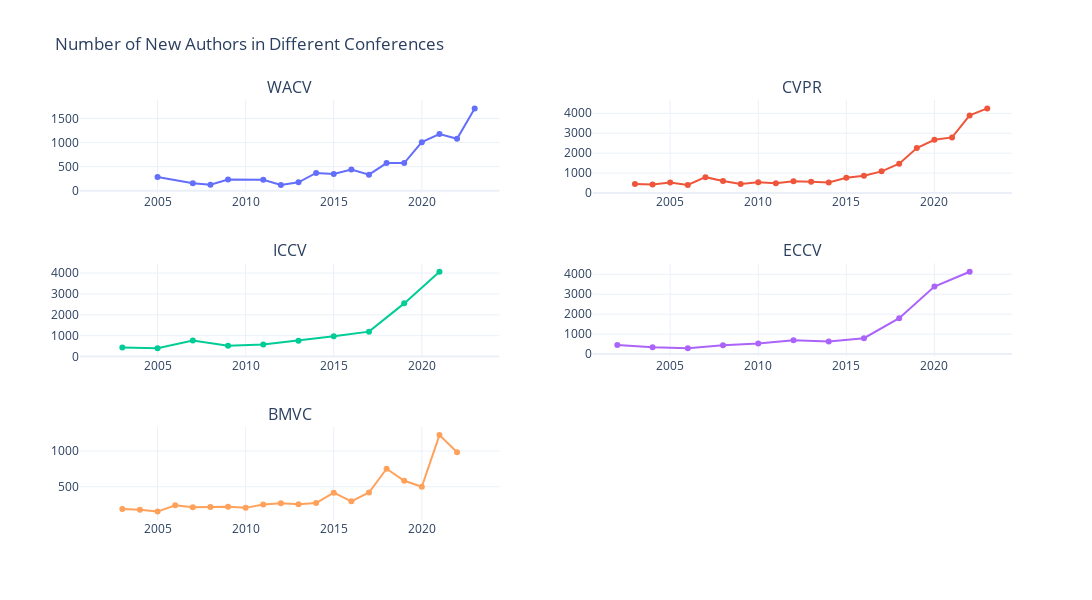

Here is the notebook cell this chart was saved with:
### Code cell
conferences = combined_df.index.get_level_values(0).unique()

fig = sp.make_subplots(rows=3, cols=2, subplot_titles=[f'{conf}' for conf in conferences])

for i, conference in enumerate(conferences):
    conference_df = combined_df.loc[conference]
    row = i // 2 + 1  # Calculate the row index
    col = i % 2 + 1   # Calculate the column index
    trace = go.Scatter(x=conference_df['conference_year'],
                       y=conference_df['unique_author_count'],
                       mode='lines+markers', name=f'{conference}')
    fig.add_trace(trace, row=row, col=col)

    fig.update_xaxes(matches='x', row=row, col=col)

fig.update_layout(height=600, width=1100, title_text="Number of New Authors in Different Conferences",
                  showlegend=False, template='plotly_white')

fig

### Figure 1 — Plotly figure (JSON) as saved in the notebook; plotly's stock layout.template omitted (floating-point values rounded to 4 significant figures)
{"data": [{"mode": "lines+markers", "name": "WACV", "type": "scatter", "x": [2005, 2007, 2008, 2009, 2011, 2012, 2013, 2014, 2015, 2016, 2017, 2018, 2019, 2020, 2021, 2022, 2023], "xaxis": "x", "y": [286, 157, 125, 235, 228, 123, 176, 371, 350, 444, 335, 575, 577, 1010, 1179, 1080, 1709], "yaxis": "y"}, {"mode": "lines+markers", "name": "CVPR", "type": "scatter", "x": [2003, 2004, 2005, 2006, 2007, 2008, 2009, 2010, 2011, 2012, 2013, 2014, 2015, 2016, 2017, 2018, 2019, 2020, 2021, 2022, 2023], "xaxis": "x2", "y": [457, 430, 525, 409, 798, 603, 456, 543, 487, 598, 569, 529, 767, 866, 1089, 1470, 2260, 2671, 2789, 3892, 4243], "yaxis": "y2"}, {"mode": "lines+markers", "name": "ICCV", "type": "scatter", "x": [2003, 2005, 2007, 2009, 2011, 2013, 2015, 2017, 2019, 2021], "xaxis": "x3", "y": [428, 398, 765, 521, 574, 756, 971, 1194, 2548, 4063], "yaxis": "y3"}, {"mode": "lines+markers", "name": "ECCV", "type": "scatter", "x": [2002, 2004, 2006, 2008, 2010, 2012, 2014, 2016, 2018, 2020, 2022], "xaxis": "x4", "y": [456, 339, 293, 443, 537, 698, 629, 794, 1798, 3384, 4125], "yaxis": "y4"}, {"mode": "lines+markers", "name": "BMVC", "type": "scatter", "x": [2003, 2004, 2005, 2006, 2007, 2008, 2009, 2010, 2011, 2012, 2013, 2014, 2015, 2016, 2017, 2018, 2019, 2020, 2021, 2022], "xaxis": "x5", "y": [189, 179, 153, 242, 212, 217, 222, 205, 253, 270, 257, 272, 417, 296, 420, 752, 584, 501, 1223, 984], "yaxis": "y5"}], "layout": {"annotations": [{"font": {"size": 16}, "showarrow": false, "text": "WACV", "x": 0.225, "xanchor": "center", "xref": "paper", "y": 1, "yanchor": "bottom", "yref": "paper"}, {"font": {"size": 16}, "showarrow": false, "text": "CVPR", "x": 0.775, "xanchor": "center", "xref": "paper", "y": 1, "yanchor": "bottom", "yref": "paper"}, {"font": {"size": 16}, "showarrow": false, "text": "ICCV", "x": 0.225, "xanchor": "center", "xref": "paper", "y": 0.6111, "yanchor": "bottom", "yref": "paper"}, {"font": {"size": 16}, "showarrow": false, "text": "ECCV", "x": 0.775, "xanchor": "center", "xref": "paper", "y": 0.6111, "yanchor": "bottom", "yref": "paper"}, {"font": {"size": 16}, "showarrow": false, "text": "BMVC", "x": 0.225, "xanchor": "center", "xref": "paper", "y": 0.2222, "yanchor": "bottom", "yref": "paper"}], "height": 600, "showlegend": false, "title": {"text": "Number of New Authors in Different Conferences"}, "width": 1100, "xaxis": {"anchor": "y", "autorange": true, "domain": [0, 0.45], "matches": "x", "range": [2001.0, 2024.0], "type": "linear"}, "xaxis2": {"anchor": "y2", "autorange": true, "domain": [0.55, 1], "matches": "x", "range": [2001.0, 2024.0], "type": "linear"}, "xaxis3": {"anchor": "y3", "autorange": true, "domain": [0, 0.45], "matches": "x", "range": [2001.0, 2024.0], "type": "linear"}, "xaxis4": {"anchor": "y4", "autorange": true, "domain": [0.55, 1], "matches": "x", "range": [2001.0, 2024.0], "type": "linear"}, "xaxis5": {"anchor": "y5", "autorange": true, "domain": [0, 0.45], "matches": "x", "range": [2001.0, 2024.0], "type": "linear"}, "xaxis6": {"anchor": "y6", "domain": [0.55, 1]}, "yaxis": {"anchor": "x", "autorange": true, "domain": [0.7778, 1], "range": [-51.49, 1883.0], "type": "linear"}, "yaxis2": {"anchor": "x2", "autorange": true, "domain": [0.7778, 1], "range": [-12.82, 4665.0], "type": "linear"}, "yaxis3": {"anchor": "x3", "autorange": true, "domain": [0.3889, 0.6111], "range": [-5.23, 4466.0], "type": "linear"}, "yaxis4": {"anchor": "x4", "autorange": true, "domain": [0.3889, 0.6111], "range": [-128.6, 4547.0], "type": "linear"}, "yaxis5": {"anchor": "x5", "autorange": true, "domain": [0, 0.2222], "range": [35.28, 1341.0], "type": "linear"}, "yaxis6": {"anchor": "x6", "domain": [0, 0.2222]}}}
